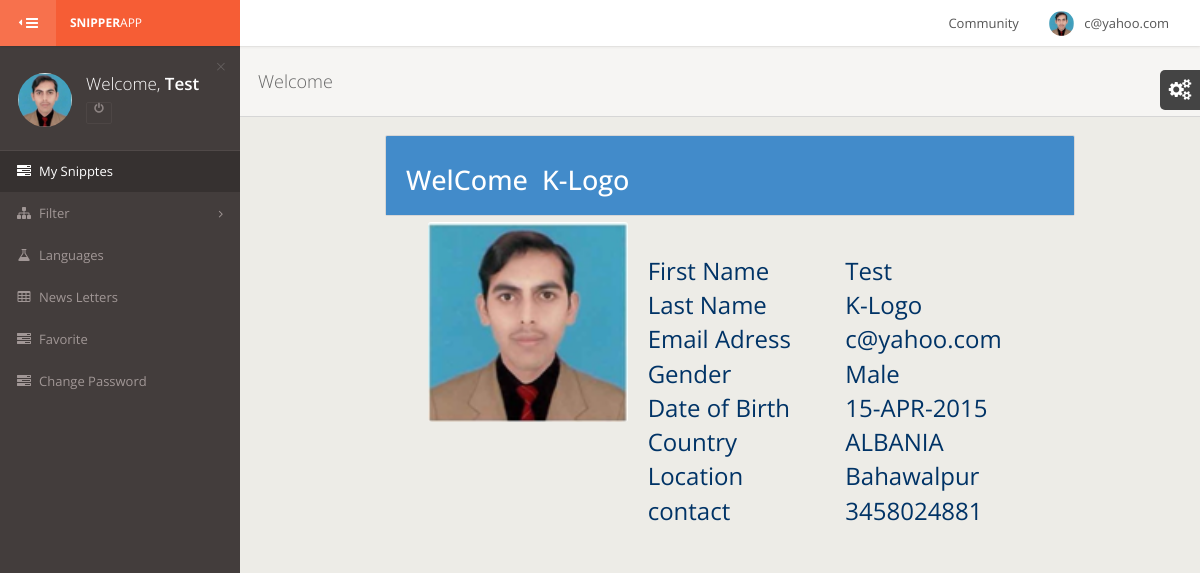
/User/profile.php (signed in), run on the app's committed database.
### tables this page shows
CREATE TABLE IF NOT EXISTS `uprofile` (
  `id` int(11) NOT NULL auto_increment,
  `fname` varchar(100) NOT NULL,
  `name` varchar(100) NOT NULL,
  `email` varchar(100) NOT NULL,
  `Password` varchar(100) NOT NULL,
  `birthday` varchar(100) NOT NULL,
  `Country` varchar(100) NOT NULL,
  `Location` varchar(100) NOT NULL,
  `contact` text NOT NULL,
  `gender` varchar(10) NOT NULL,
  `photo` text NOT NULL,
  `status` varchar(100) NOT NULL default 'a',
  PRIMARY KEY  (`id`)
);

### User/profile.php (the view, shortened to what this page needs)
<?php include "header.php"; ?>
<?php
$emailid = $_SESSION['user_sess'];
$select = "select * from uprofile where email='$emailid' ";
$res    = mysql_query($select)or die(mysql_error());
$row    = mysql_fetch_array($res);
?>
   <div id="content-wrapper">
		<div class="page-header">
			<h1>Welcome</h1>
		</div>
		<div class="row">
			<div class="col-xm-12" style=" margin-left:20px
              ;padding:0px 118px;">
         <div class="panel panel-primary">
              <div class="panel-heading">
              <strong><h2>WelCome &nbsp;<?php   echo $row['name']; ?></h2></strong>
              <div class="col-xs-12">
              <div class="col-xs-4"><br>
              <img class="img-rounded" src="<?php echo $row['photo'];?>" width="200" height="200"/>
              </div>
              <div  style="margin-top:50px; "class="col-xs-8">
              <div style="float:left; font-size:24px; color:#036;" class="col-xs-6">First Name</div>
              <div style="float:left; font-size:24px; color:#036;" class="col-xs-6"><?php echo $row['fname'];?></div><br/>
              <div style="float:left; font-size:24px; color:#036;" class="col-xs-6"> Last Name </div>
              <div style="float:left; font-size:24px; color:#036;" class="col-xs-6"><?php echo $row['name'];?></div><br/>
              <div style="float:left; font-size:24px; color:#036;" class="col-xs-6"> Email Adress</div>
              <div style="float:left; font-size:24px; color:#036;" class="col-xs-6"><?php echo $row['email'];?></div><br/>
              <div style="float:left; font-size:24px; font:Verdana, Geneva, sans-serif; color:#036;" class="col-xs-6">Gender</div>
              <div style="float:left; font-size:24px; font:Verdana, Geneva, sans-serif; color:#036;" class="col-xs-6"><?php echo $row['gender'];?></div><br/>
              <div style="float:left; font-size:24px; font:Verdana, Geneva, sans-serif; color:#036;" class="col-xs-6"> Date of Birth</div>
              <div style="float:left; font-size:24px; font:Verdana, Geneva, sans-serif; color:#036;" class="col-xs-6"><?php echo $row['birthday'];?></div><br/>
<div style="float:left; font-size:24px; font:Verdana, Geneva, sans-serif; color:#036;" class="col-xs-6"> Country</div>
              <div style="float:left; font-size:24px; font:Verdana, Geneva, sans-serif; color:#036;" class="col-xs-6"><?php echo $row['Country'];?></div><br/>
<div style="float:left; font-size:24px; font:Verdana, Geneva, sans-serif; color:#036;" class="col-xs-6">  	Location</div>
              <div style="float:left; font-size:24px; font:Verdana, Geneva, sans-serif; color:#036;" class="col-xs-6"><?php echo $row['Location'];?></div><br/>
              <div style="float:left; font-size:24px; font:Verdana, Geneva, sans-serif; color:#036;" class="col-xs-6">contact</div>
              <div style="float:left; font-size:24px; font:Verdana, Geneva, sans-serif; color:#036;" class="col-xs-6"><?php echo $row['contact'];?></div><br/>
              </div>
              </div>
              </div>
          </div>
     </div>
		</div>
  </div>
<?php include "footer.php"; ?>

### User/header.php (shortened to what this page needs)
<?php
$UserSessions	= $_SESSION['user_sess'];
$querySesion   =  "SELECT * FROM uprofile WHERE email = '$UserSessions'";
$resSesion   =  mysql_query($querySesion) or die(mysql_error());
while($rowSesion  =  mysql_fetch_array($resSesion))
{
  $UserFirstName    = $rowSesion['fname'];
  $MyPhoto        = $rowSesion['photo'];
}
?>
<!DOCTYPE html>
 <html class="gt-ie8 gt-ie9 not-ie">
<head>
	<link href="assets/stylesheets/bootstrap.min.css" rel="stylesheet" type="text/css">
	<link href="assets/stylesheets/landerapp.min.css" rel="stylesheet" type="text/css">
	<link href="assets/stylesheets/widgets.min.css" rel="stylesheet" type="text/css">
	<link href="assets/stylesheets/rtl.min.css" rel="stylesheet" type="text/css">
	<link href="assets/stylesheets/themes.min.css" rel="stylesheet" type="text/css">
</head>
<body class="theme-default main-menu-animated">
<div id="main-wrapper">
	<div id="main-navbar" class="navbar navbar-inverse" role="navigation">
		<button type="button" id="main-menu-toggle"><i class="navbar-icon fa fa-bars icon"></i><span class="hide-menu-text">HIDE MENU</span></button>
		<div class="navbar-inner">
			<div class="navbar-header">
				<a href="profile.php" class="navbar-brand">
					<strong>Snipper</strong>App
				</a>
			</div>
			<div id="main-navbar-collapse" class="collapse navbar-collapse main-navbar-collapse">
				<div>
					<div class="right clearfix">
                        <ul class="nav navbar-nav pull-right right-navbar-nav">
							<li class="dropdown">
								<a href="#" class="dropdown-toggle user-menu" data-toggle="dropdown">
									<img src="<?php echo '../'.$MyPhoto;?>" alt="<?php echo '../'.$MyPhoto;?>">
									<span><?php echo $_SESSION['user_sess']; ?></span>
								</a>
							</li>
						</ul>
                        <ul class="nav navbar-nav pull-right right-navbar-nav">
							<li class="dropdown">
								<a href="community.php">
									<span><?php echo 'Community' ?></span>
								</a>
							</li>
						</ul>
					</div>
				</div>
			</div>
		</div>
	</div>
	<div id="main-menu" role="navigation">
		<div id="main-menu-inner">
			<div class="menu-content top" id="menu-content-demo">
				<div>
					<div class="text-bg"><span class="text-slim">Welcome,</span> <span class="text-semibold"><?php echo $UserFirstName ?></span></div>
					<img src="<?php echo '../'.$MyPhoto;?>" alt="" class="">
					<div class="btn-group">
						<a name="logout" title="logout" href="../logout.php" class="btn btn-xs btn-danger btn-outline dark"><i class="fa fa-power-off"></i></a>
					</div>
					<a href="#" class="close">&times;</a>
				</div>
			</div>
			<ul class="navigation">
				<li class="active">
					<a href="mysnipptes.php"><i class="menu-icon fa fa-tasks"></i><span class="mm-text">My Snipptes</span></a>
				</li>
                <li class="mm-dropdown">
					<a href="#"><i class="menu-icon fa fa-sitemap"></i><span class="mm-text">Filter</span></a>
				</li>
				<li>
					<a href="languages.php"><i class="menu-icon fa fa-flask"></i><span class="mm-text">Languages</span></a>
				</li>
				<li>
					<a href="#"><i class="menu-icon fa fa-table"></i><span class="mm-text">News Letters</span></a>
				</li>
				<li>
					<a href="faveret.php"><i class="menu-icon fa fa-tasks"></i><span class="mm-text">Favorite</span></a>
				</li>
				<li>
					<a href="change_password.php"><i class="menu-icon fa fa-tasks"></i><span class="mm-text">Change Password</span></a>
				</li>
			</ul>
		</div>
	</div>

### data on the page
uprofile: photo (picture), fname "Test", name "K-Logo", email "c@yahoo.com", gender "Male", birthday "15-APR-2015", Country "ALBANIA", Location "Bahawalpur", contact "3458024881"

### other printed values
$_SESSION['user_sess'] "c@yahoo.com"
